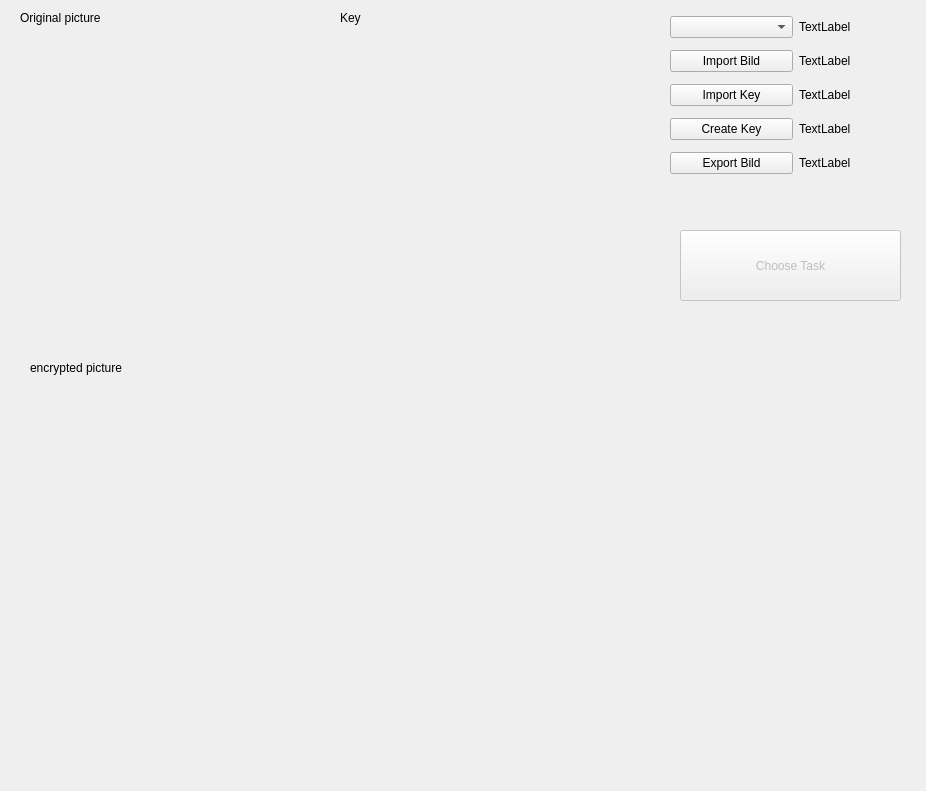
<?xml version="1.0" encoding="UTF-8"?>
<ui version="4.0">
 <class>cryptographytab</class>
 <widget class="QWidget" name="cryptographytab">
  <property name="geometry">
   <rect>
    <x>0</x>
    <y>0</y>
    <width>926</width>
    <height>791</height>
   </rect>
  </property>
  <property name="windowTitle">
   <string>Form</string>
  </property>
  <widget class="QLabel" name="label">
   <property name="geometry">
    <rect>
     <x>20</x>
     <y>10</y>
     <width>91</width>
     <height>16</height>
    </rect>
   </property>
   <property name="text">
    <string>Original picture</string>
   </property>
  </widget>
  <widget class="QLabel" name="label_2">
   <property name="geometry">
    <rect>
     <x>340</x>
     <y>10</y>
     <width>55</width>
     <height>16</height>
    </rect>
   </property>
   <property name="text">
    <string>Key</string>
   </property>
  </widget>
  <widget class="QLabel" name="label_3">
   <property name="geometry">
    <rect>
     <x>30</x>
     <y>360</y>
     <width>101</width>
     <height>16</height>
    </rect>
   </property>
   <property name="text">
    <string>encrypted picture</string>
   </property>
  </widget>
  <widget class="cryptowidget" name="Cryptowidget" native="true">
   <property name="geometry">
    <rect>
     <x>20</x>
     <y>40</y>
     <width>311</width>
     <height>321</height>
    </rect>
   </property>
  </widget>
  <widget class="QWidget" name="gridLayoutWidget">
   <property name="geometry">
    <rect>
     <x>670</x>
     <y>10</y>
     <width>251</width>
     <height>171</height>
    </rect>
   </property>
   <layout class="QGridLayout" name="gridLayout">
    <item row="3" column="0">
     <widget class="QPushButton" name="createKeyButton">
      <property name="text">
       <string>Create Key</string>
      </property>
     </widget>
    </item>
    <item row="2" column="0">
     <widget class="QPushButton" name="ImportButton">
      <property name="text">
       <string>Import Key</string>
      </property>
     </widget>
    </item>
    <item row="1" column="1">
     <widget class="QLabel" name="label_5">
      <property name="text">
       <string>TextLabel</string>
      </property>
     </widget>
    </item>
    <item row="0" column="1">
     <widget class="QLabel" name="label_4">
      <property name="text">
       <string>TextLabel</string>
      </property>
     </widget>
    </item>
    <item row="1" column="0">
     <widget class="QPushButton" name="importbildbutton">
      <property name="text">
       <string>Import Bild</string>
      </property>
     </widget>
    </item>
    <item row="0" column="0">
     <widget class="QComboBox" name="comboBox"/>
    </item>
    <item row="4" column="0">
     <widget class="QPushButton" name="pushButton">
      <property name="text">
       <string>Export Bild</string>
      </property>
     </widget>
    </item>
    <item row="2" column="1">
     <widget class="QLabel" name="label_6">
      <property name="text">
       <string>TextLabel</string>
      </property>
     </widget>
    </item>
    <item row="3" column="1">
     <widget class="QLabel" name="label_7">
      <property name="text">
       <string>TextLabel</string>
      </property>
     </widget>
    </item>
    <item row="4" column="1">
     <widget class="QLabel" name="label_8">
      <property name="text">
       <string>TextLabel</string>
      </property>
     </widget>
    </item>
   </layout>
  </widget>
  <widget class="cryptowidget" name="Cryptowidget_2" native="true">
   <property name="geometry">
    <rect>
     <x>340</x>
     <y>40</y>
     <width>311</width>
     <height>321</height>
    </rect>
   </property>
  </widget>
  <widget class="cryptowidget" name="Cryptowidget_3" native="true">
   <property name="geometry">
    <rect>
     <x>20</x>
     <y>380</y>
     <width>421</width>
     <height>331</height>
    </rect>
   </property>
  </widget>
  <widget class="QPushButton" name="encodeButton">
   <property name="enabled">
    <bool>false</bool>
   </property>
   <property name="geometry">
    <rect>
     <x>680</x>
     <y>230</y>
     <width>221</width>
     <height>71</height>
    </rect>
   </property>
   <property name="text">
    <string>Choose Task</string>
   </property>
  </widget>
 </widget>
 <customwidgets>
  <customwidget>
   <class>cryptowidget</class>
   <extends>QWidget</extends>
   <header>cryptowidget.h</header>
   <container>1</container>
  </customwidget>
 </customwidgets>
 <resources/>
 <connections/>
</ui>
